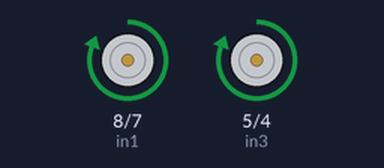
A sketch run on a simulated Arduino Uno, built with avr-gcc and run on an emulated ATmega328P. Shown: motor-driver pin pairs drawn as motors (green arrow = first pin HIGH = forward, orange = second pin HIGH = backward, longer = more drive, scaled by the enable pin).

Above: at 1.0 s.
At 4.5 s:
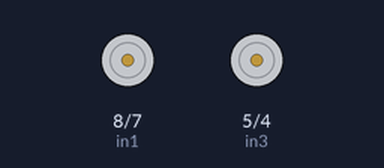
At 19.2 s:
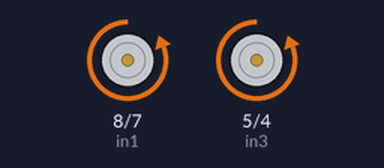
Timing chart, 0 to 21.1 s (numbered marks = the images above):
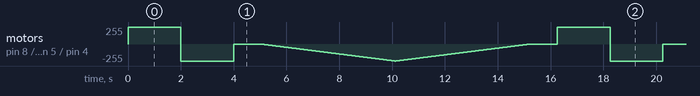

The sketch:

code-motor.ino
```cpp
// Kết nối động cơ A

int enA = 9;

int in1 = 8;

int in2 = 7;

// Kết nối động cơ B

int enB = 3;

int in3 = 5;

int in4 = 4;


void setup()

{

                // Set tất cả các chân điều khiển động cơ thành output

                pinMode(enA, OUTPUT);

                pinMode(enB, OUTPUT);

                pinMode(in1, OUTPUT);

                pinMode(in2, OUTPUT);

                pinMode(in3, OUTPUT);

                pinMode(in4, OUTPUT);


                // Tắt tất cả động cơ – Trạng thái ban đầu

                digitalWrite(in1, LOW);

                digitalWrite(in2, LOW);

                digitalWrite(in3, LOW);

                digitalWrite(in4, LOW);

}


void loop()

{

                directionControl();

                delay(1000);

                speedControl();

                delay(1000);

}


// Đoạn chương trình này cho phép bạn điều khiển chiều quay của động cơ

void directionControl()

{

                // Cho động cơ quay với tốc độ tối đa

                // Giá trị của PWM thay đổi từ 0 đến 255

                analogWrite(enA, 255);

                analogWrite(enB, 255);


                // Tắt động cơ A và B

                digitalWrite(in1, HIGH);

                digitalWrite(in2, LOW);

                digitalWrite(in3, HIGH);

                digitalWrite(in4, LOW);

                delay(2000);


                // Thay đổi chiều quay của động cơ

                digitalWrite(in1, LOW);

                digitalWrite(in2, HIGH);

                digitalWrite(in3, LOW);

                digitalWrite(in4, HIGH);

                delay(2000);


                // Tắt tất cả các động cơ

                digitalWrite(in1, LOW);

                digitalWrite(in2, LOW);

                digitalWrite(in3, LOW);

                digitalWrite(in4, LOW);

}


// Đoạn chương trình điều khiển tốc độ của động cơ

void speedControl()

{

                // Khởi động các động cơ

                digitalWrite(in1, LOW);

                digitalWrite(in2, HIGH);

                digitalWrite(in3, LOW);

                digitalWrite(in4, HIGH);


                // Tăng tốc từ 0 đến tốc độ tối đa

                for (int i = 0; i < 256; i++)

                {

                                analogWrite(enA, i);

                                analogWrite(enB, i);

                                delay(20);

                }


                // Giảm tốc từ tốc độ tối đa về 0

                for (int i = 255; i >= 0; i--)

                {

                                analogWrite(enA, i);

                                analogWrite(enB, i);

                                delay(20);

                }


                // Tắt tất cả các động cơ

                digitalWrite(in1, LOW);

                digitalWrite(in2, LOW);

                digitalWrite(in3, LOW);

                digitalWrite(in4, LOW);

}
```
